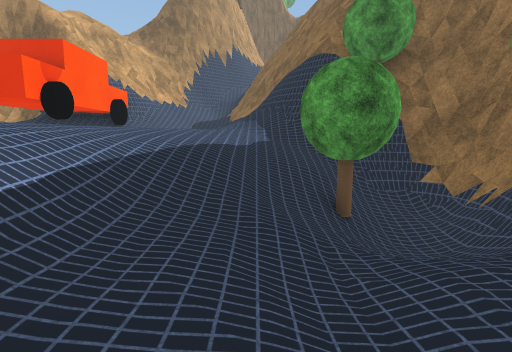
view 1 (above)

14 first-person views from a walk through a 3-D level made in the Unity game engine. The camera is 1.2 m above the floor, tilts 8° down and sees 85° across. The floor is counted in squares, 1 m on a side. Each view is taken from the middle of a square. On the plan, view 1 faces up. The plan holds only what a view shows up to about 13 squares ahead; the rest is blank. The place goes on beyond the plan. Some trees and plants on the terrain are drawn as simple stand-ins. The player character is not drawn. Surface patterns are stand-ins for the level's own textures.

view 2
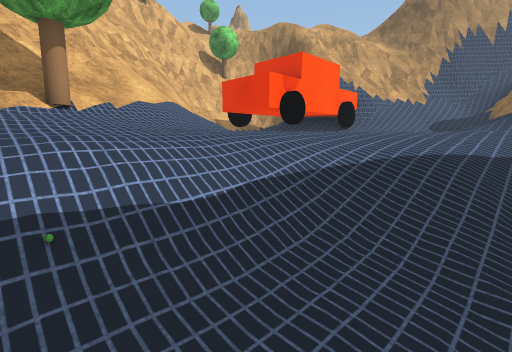

view 3
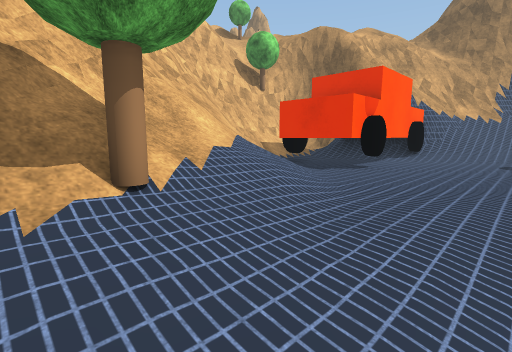

view 4
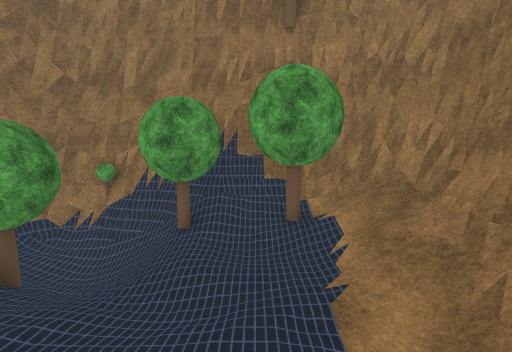

view 5
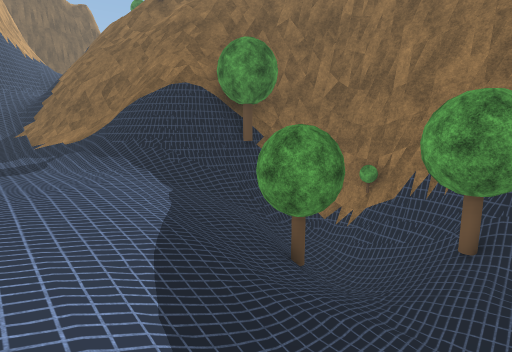

view 6
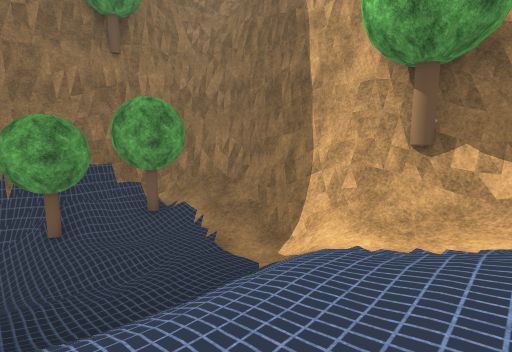

view 7
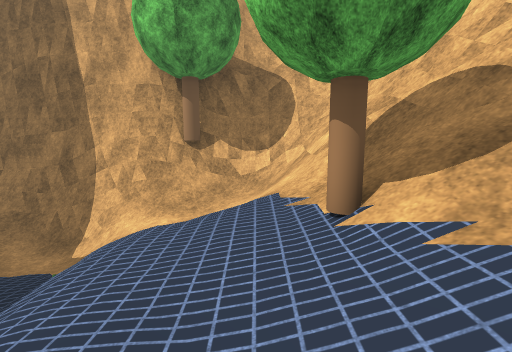

view 8
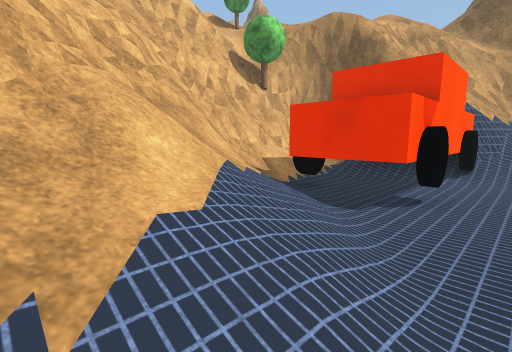

view 9
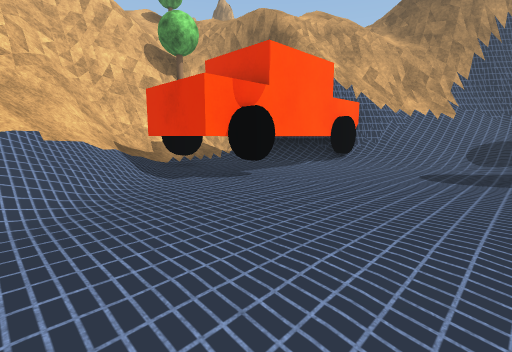

view 10
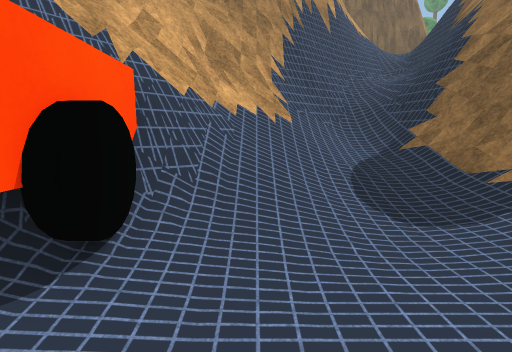

view 11
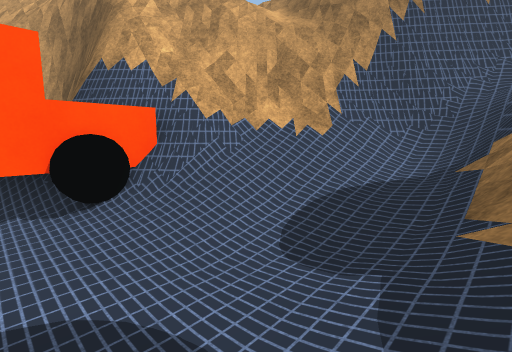

view 12
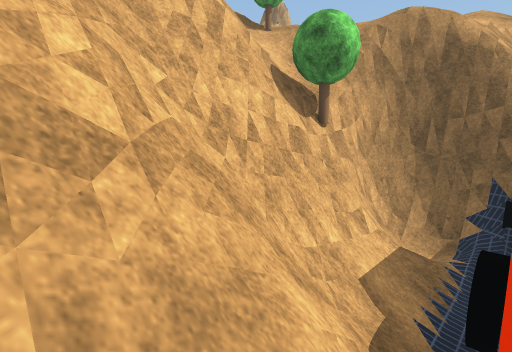

view 13
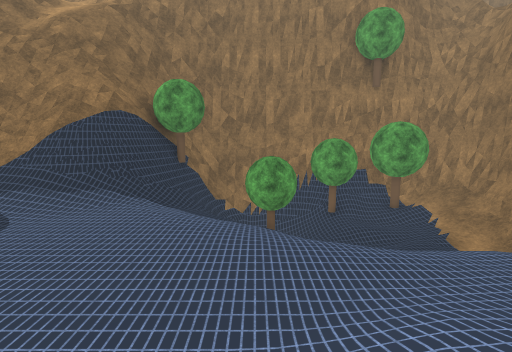

view 14
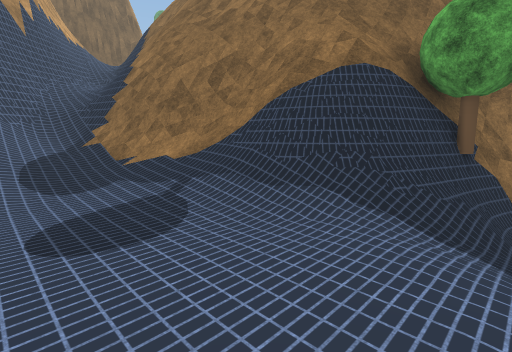

### Floor plan
Key: @ floor where view 1 was taken; # wall or solid block; . main floor; : floor 0.25 m higher than the main floor; - floor 0.25 m lower than the main floor; + floor 0.5 m higher than the main floor; _ floor 0.5 m lower than the main floor; * floor 0.75 m higher than the main floor; < floor 1.25 m lower than the main floor; ( floor 1.5 m lower than the main floor; ! floor 1.75 m lower than the main floor; ? floor 2.5 m lower than the main floor; % floor 4.75 m higher than the main floor; / step, stairs or slope; = window, fence, low wall or low ledge; B black disc; T tree; O other object.
Columns run from 12 left of view 1 to 6 right of it. Each row starts with its distance up from view 1.
 25             #
 24            ##%#
 23           ##==#
 22          ###/=#
 21         ###//=#
 20         ##//=##
 19       ###=/==#
 18      ##==//###
 17      #=////###
 16      #=////=##
 15     ##=//.//##
 14 ######///.///#
 13 #==B##B....//#
 12 # :  #.....//##
 11 #*:  #.....//###
 10 #*.###....../=###
  9 ##.B #B.....//=##
  8 #=+###.....-///=##
  7 #=////.....//////##
  6 #=/////...-//TT//##
  5 ##=////...///TT?/##
  4  ##////..////////##
  3   ##///..//</!//T#
  2    #=/T..//<//(//#
  1    ##//.//O<(((//#
  0    ##= ////(@((/T#
 -1     ##=/_////////#
 -2      #=///##==//=#
 -3      #############
 -4        ###

Positions as (right, up) in squares from view 1, and headings:
1: (0, 0), facing up
2: (0, 1), facing up-left
3: (-3, 1), facing up-left
4: (-3, 1), facing right
5: (-3, 2), facing up-right
6: (-5, 4), facing down-right
7: (-5, 5), facing down
8: (-5, 3), facing up-left
9: (-2, 5), facing up-left
10: (-5, 11), facing up
11: (-1, 12), facing up-left
12: (-9, 5), facing up-left
13: (-8, 6), facing right
14: (-4, 8), facing up-right
